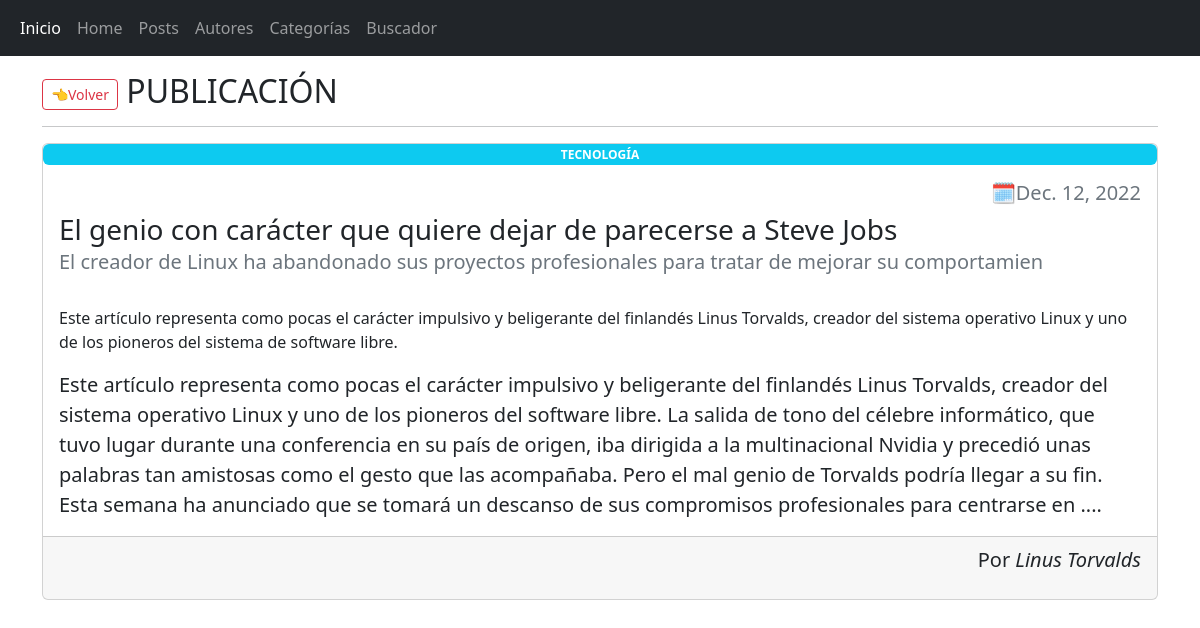
The page /posts/2 on the database its author committed.
### AppBlog/models.py (models this page shows, shortened)
class Post(models.Model):
    id = models.AutoField(primary_key=True)
    titulo = models.CharField(max_length=100)
    subtitulo = models.CharField(max_length=100)
    descripcion = models.TextField()
    contenido = models.TextField()
    autor = models.ForeignKey(Autor,on_delete=models.CASCADE,)
    fecha_creacion = models.DateField()
    categoria = models.ForeignKey(Categoria, on_delete=models.CASCADE)

class Categoria(models.Model):
    id = models.AutoField(primary_key=True)
    nombre = models.CharField(max_length=100, unique=True)
    descripcion = models.TextField(max_length=300)
    def __str__(self):
        return self.nombre

class Autor(models.Model):
    id = models.AutoField(primary_key=True)
    nombre = models.CharField(max_length=100)
    apellido = models.CharField(max_length=100)
    fecha_nacimiento = models.DateField()
    nacionalidad = models.CharField(max_length=100)
    def __str__(self):
        return self.nombre + ' ' + self.apellido

### AppBlog/views.py (the view)
# urls.py: path('posts/<int:pk>', PostDetail.as_view(), name='post_detail'),
class PostDetail(DetailView):
    model =  Post
    template_name = 'post/post_detail.html'

### AppBlog/templates/post/post_detail.html
{% extends 'componentes/padre.html' %}
{% block contenido %}
<h2>
    <a class="btn btn-outline-danger btn-sm" href="{% url 'home' %}" role="button">👈Volver</a>
    PUBLICACIÓN
</h2>
<hr>
<div class="card mb-3">
    <span class="badge bg-info">{{post.categoria | upper}}</span>
    <div class="card-body">
            <h4 class="lead text-end text-muted " style="margin-left:50%">🗓{{object.fecha_creacion | date}}</h4>
            <h3 class="card-title">{{object.titulo}} </h3>
            <h5 class="card-subtitle text-muted">{{object.subtitulo}}</h5>
    </div>
    <div class="card-body">
        <p>{{object.descripcion}}</p>
        <p class="card-text" style="font-size:20px">{{object.contenido}}</p>
    </div>
    <div class="card-footer text-end lead">
        <p>Por <I>{{object.autor}}</I></p>
    </div>
</div>
{% endblock %}

### rows shown on the page
Post: categoria "TECNOLOGÍA", fecha_creacion "Dec. 12, 2022", titulo "El genio con carácter que quiere dejar de parecerse a Steve Jobs", subtitulo "El creador de Linux ha abandonado sus proyectos profesionales para tratar de mejorar su comportamien", descripcion "Este artículo representa como pocas el carácter impulsivo y beligerante del finlandés Linus Torvalds, creador del sistema operativo Linux y uno de los pioneros del sistema de software libre.", contenido "Este artículo representa como pocas el carácter impulsivo y beligerante del finlandés Linus Torvalds, creador del sistema operativo Linux y uno de los pioneros del software libre. La salida de tono del célebre informático, que tuvo lugar durante una conferencia en su país de origen, iba dirigida a la multinacional Nvidia y precedió unas palabras tan amistosas como el gesto que las acompañaba. Pero el mal genio de Torvalds podría llegar a su fin. Esta semana ha anunciado que se tomará un descanso de sus compromisos profesionales para centrarse en ....", autor "Linus Torvalds"
